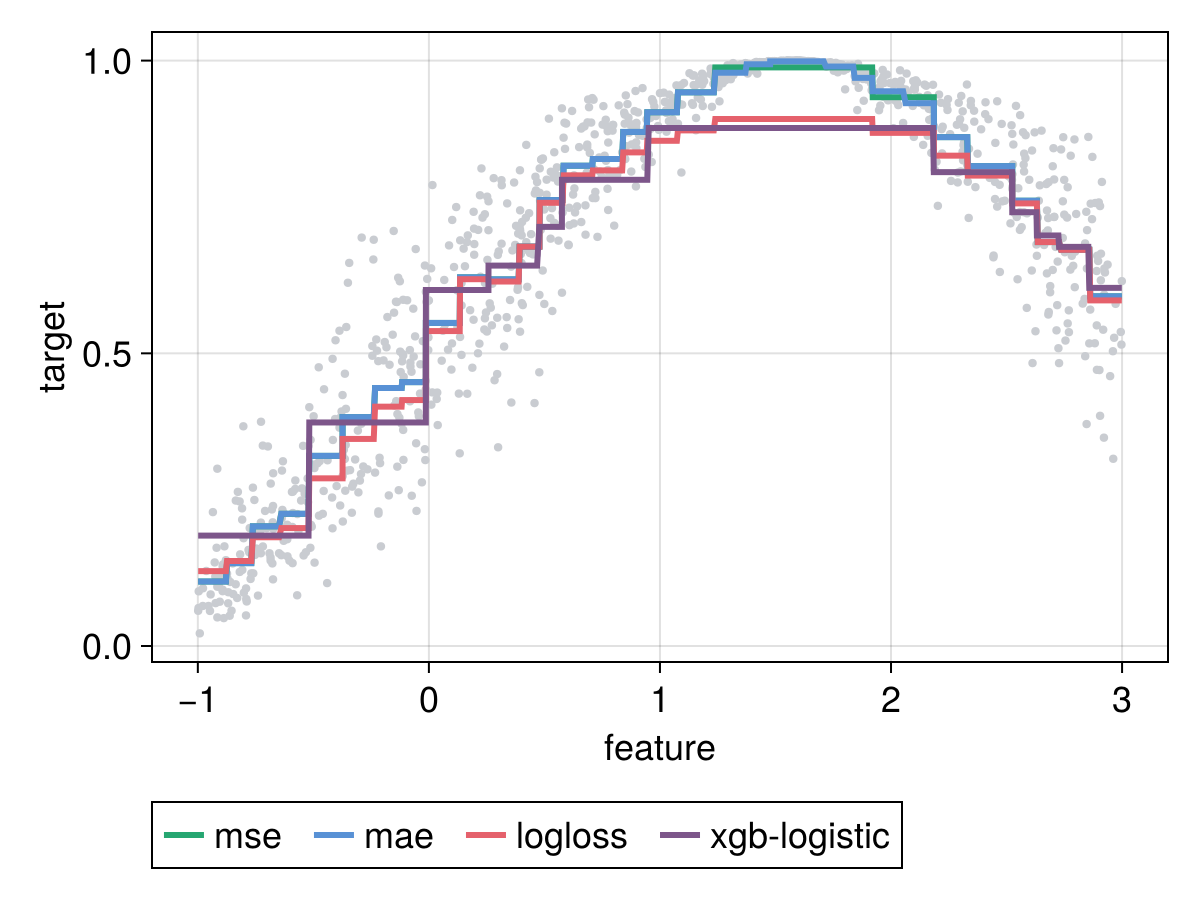

This chart was generated by the following Julia code:
using BenchmarkTools
using Statistics
using StatsBase: sample, quantile
using Distributions
using Random
using CairoMakie
using CUDA
using EvoTrees
using EvoTrees: fit, predict, sigmoid, logit

# using ProfileView

# prepare a dataset
tree_type = :binary # binary/oblivious
_device = :cpu

# prepare a dataset
tree_type = :binary # binary/oblivious
_device = :cpu

Random.seed!(123)
features = rand(1000) .* 4 .- 1
x_train = reshape(features, (size(features)[1], 1))
# y_train = 0.5 .* features .^ 2 # deterministic

y_train = sin.(features) .* 0.5 .+ 0.5
y_train = logit(y_train) + randn(size(y_train)) ./ 2
y_train = sigmoid(y_train)

config = EvoTreeRegressor(;
    loss=:mse,
    nrounds=1,
    bagging_size=16,
    eta=1.0,
    nbins=32,
    max_depth=8,
    row_sample=0.5,
    L2=0,
)

model = fit(
    config;
    x_train,
    y_train,
    print_every_n=25,
);
pred_train_linear = predict(model, x_train)


# MAE
config = EvoTreeRegressor(;
    loss=:mae,
    nrounds=1,
    bagging_size=16,
    eta=1.0,
    nbins=32,
    max_depth=8,
    row_sample=0.5,
    L2=0,
)
model = fit(
    config;
    x_train,
    y_train,
    print_every_n=25,
);
pred_train_mae = model(x_train; device=_device)

# logloss
config = EvoTreeRegressor(;
    loss=:logloss,
    nrounds=1,
    bagging_size=16,
    eta=1.0,
    nbins=32,
    max_depth=8,
    row_sample=0.5,
    L2=0,
)

model = fit(
    config;
    x_train,
    y_train,
    print_every_n=25,
);
pred_train_logistic = model(x_train; device=_device)

# logloss xgboost
using XGBoost
params_xgb = Dict(
    :num_round => 1,
    :max_depth => 8,
    :eta => 1.0,
    :objective => "reg:logistic",
    :print_every_n => 5,
    :subsample => 0.5,
    :colsample_bytree => 1.0,
    :tree_method => "hist", # hist/gpu_hist
    :max_bin => 32,
)
dtrain = DMatrix(x_train, y_train)
watchlist = Dict("train" => DMatrix(x_train, y_train))
m_xgb = xgboost(dtrain; watchlist, verbosity=0, eval_metric="mae", params_xgb...)
pred_train_xgb = XGBoost.predict(m_xgb, x_train)

###########################################
# plot
###########################################
x_perm = sortperm(x_train[:, 1])
f = Figure()
ax = Axis(f[1, 1], xlabel="feature", ylabel="target", xlabelsize=18, ylabelsize=18, xticklabelsize=18, yticklabelsize=18)
scatter!(ax,
    x_train[x_perm, 1],
    y_train[x_perm],
    color="#c9ccd1",
    markersize=6)
lines!(ax,
    x_train[x_perm, 1],
    pred_train_linear[x_perm],
    color="#26a671",
    linewidth=3,
    label="mse",
)
lines!(ax,
    x_train[x_perm, 1],
    pred_train_mae[x_perm],
    color="#5891d5",
    linewidth=3,
    label="mae",
)
lines!(ax,
    x_train[x_perm, 1],
    pred_train_logistic[x_perm],
    color="#e5616c",
    linewidth=3,
    label="logloss",
)
lines!(ax,
    x_train[x_perm, 1],
    pred_train_xgb[x_perm],
    color="#7d568a",
    linewidth=3,
    label="xgb-logistic",
)
Legend(f[2, 1], ax;
    halign=:left,
    orientation=:horizontal,
    labelsize=18
)
# Legend(f[1, 2], ax; labelsize = 18)
f
save(joinpath(@__DIR__, "bagging-limitations.png"), f)

###############################
# credibility losses
###############################
# cred_var
config = EvoTreeRegressor(;
    loss=:cred_var,
    metric=:mse,
    nrounds=1,
    bagging_size=16,
    early_stopping_rounds=50,
    nbins=32,
    L2=0.0,
    lambda=0.0,
    eta=1.0,
    max_depth=9,
    rowsample=0.5,
    tree_type,
    device=_device
)
model = fit(config; x_train, y_train, print_every_n=25,)
pred_train_cred_var = model(x_train; device=_device)
sqrt(mean((pred_train_cred_var .- y_train) .^ 2))

# cred_std
config = EvoTreeRegressor(;
    loss=:cred_std,
    metric=:mse,
    nrounds=1,
    bagging_size=16,
    early_stopping_rounds=50,
    nbins=32,
    L2=0.0,
    lambda=0.0,
    eta=1.0,
    max_depth=9,
    rowsample=0.5,
    tree_type,
    device=_device
)
model = fit(config; x_train, y_train, print_every_n=25,)
pred_train_cred_std = model(x_train; device=_device)
sqrt(mean((pred_train_cred_std .- y_train) .^ 2))

###########################################
# plot credibility
###########################################
x_perm = sortperm(x_train[:, 1])
f = Figure()
ax = Axis(f[1, 1], xlabel="feature", ylabel="target", xticklabelsize=18, yticklabelsize=18)
scatter!(ax,
    x_train[x_perm, 1],
    y_train[x_perm],
    color="#BBB",
    markersize=2)
lines!(ax,
    x_train[x_perm, 1],
    pred_train_cred_var[x_perm],
    color="navy",
    linewidth=1,
    label="cred_var",
)
lines!(ax,
    x_train[x_perm, 1],
    pred_train_cred_std[x_perm],
    color="darkred",
    linewidth=1,
    label="cred_std",
)
Legend(f[2, 1], ax; halign=:left, orientation=:horizontal)
f
save(joinpath(@__DIR__, "bagging-limitations-cred.png"), f)
